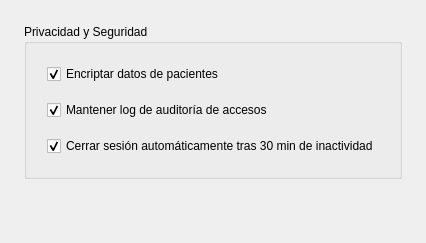
        <widget class="QWidget" name="security_page">
         <property name="objectName">
          <string>security_page</string>
         </property>
         <layout class="QVBoxLayout" name="security_layout">
          <property name="spacing">
           <number>20</number>
          </property>
          <property name="leftMargin">
           <number>24</number>
          </property>
          <property name="topMargin">
           <number>24</number>
          </property>
          <property name="rightMargin">
           <number>24</number>
          </property>
          <property name="bottomMargin">
           <number>24</number>
          </property>
          <item>
           <widget class="QGroupBox" name="privacy_group">
            <property name="title">
             <string>Privacidad y Seguridad</string>
            </property>
            <property name="objectName">
             <string>privacy_group</string>
            </property>
            <layout class="QVBoxLayout" name="privacy_layout">
             <property name="spacing">
              <number>16</number>
             </property>
             <property name="leftMargin">
              <number>20</number>
             </property>
             <property name="topMargin">
              <number>20</number>
             </property>
             <property name="rightMargin">
              <number>20</number>
             </property>
             <property name="bottomMargin">
              <number>20</number>
             </property>
             <item>
              <widget class="QCheckBox" name="check_encrypt_data">
               <property name="text">
                <string>Encriptar datos de pacientes</string>
               </property>
               <property name="objectName">
                <string>check_encrypt_data</string>
               </property>
               <property name="checked">
                <bool>true</bool>
               </property>
              </widget>
             </item>
             <item>
              <widget class="QCheckBox" name="check_audit_log">
               <property name="text">
                <string>Mantener log de auditoría de accesos</string>
               </property>
               <property name="objectName">
                <string>check_audit_log</string>
               </property>
               <property name="checked">
                <bool>true</bool>
               </property>
              </widget>
             </item>
             <item>
              <widget class="QCheckBox" name="check_session_timeout">
               <property name="text">
                <string>Cerrar sesión automáticamente tras 30 min de inactividad</string>
               </property>
               <property name="objectName">
                <string>check_session_timeout</string>
               </property>
               <property name="checked">
                <bool>true</bool>
               </property>
              </widget>
             </item>
            </layout>
           </widget>
          </item>
          <item>
           <spacer name="security_spacer">
            <property name="orientation">
             <enum>Qt::Vertical</enum>
            </property>
            <property name="sizeHint" stdset="0">
             <size>
              <width>20</width>
              <height>40</height>
             </size>
            </property>
           </spacer>
          </item>
         </layout>
        </widget>
